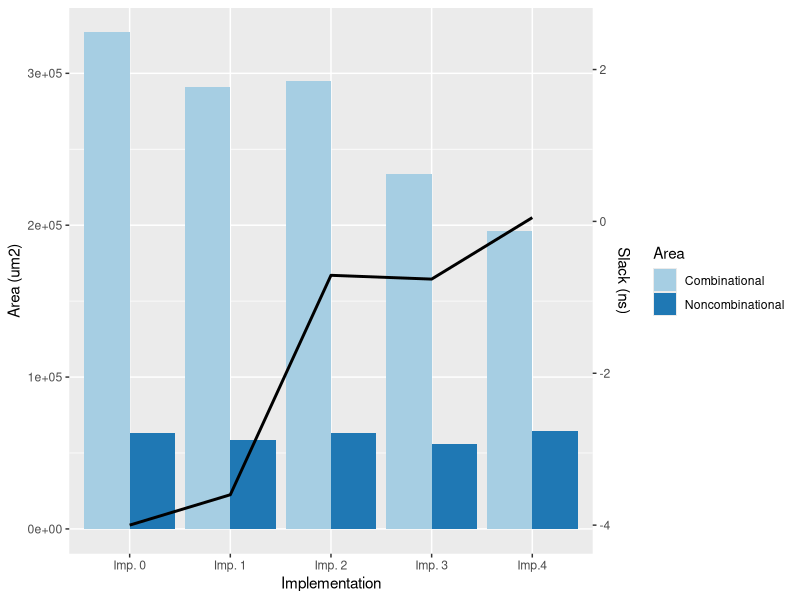
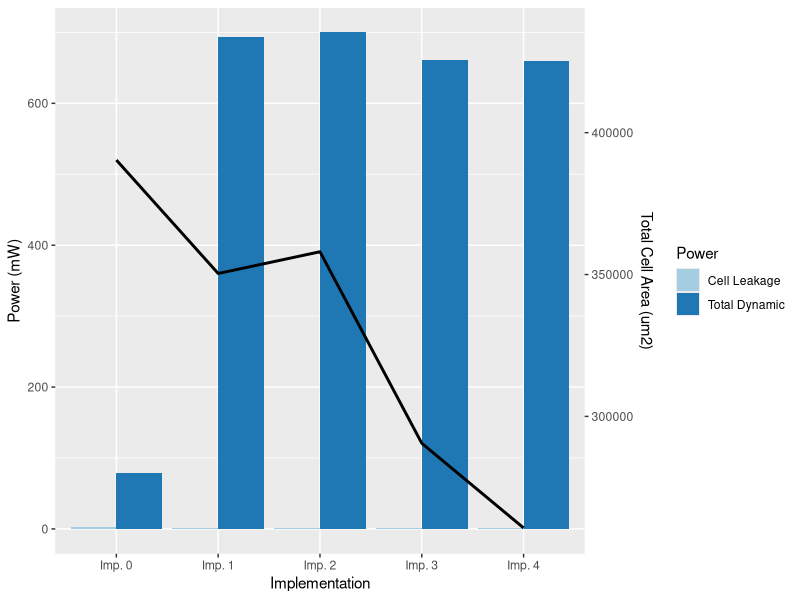

Generate these figures, in order, with R:
# library
library(readxl)
library(ggplot2)
library(RColorBrewer)
#library(latex2exp)
#library(tikzDevice)

areaTiempo <- read_excel("areaTiempo.xlsx")
powerArea  <- read_excel("powerArea.xlsx")

WNS_100 <- areaTiempo$Slack
LUT_100 <- areaTiempo$CombinationalArea
FF_100  <- areaTiempo$NoncombinationalArea

WNS_200 <- powerArea$TotalCellArea
LUT_200 <- powerArea$TotalDynamicPower
FF_200  <- powerArea$CellLeakagePower

# Area-Tiempo
# create a dataset
Arquitectura = c(rep(c("Imp. 0","Imp. 1","Imp. 2","Imp. 3","Imp.4"),2))
Area=c(rep("Combinational",5),rep("Noncombinational",5))
Cantidad =c(LUT_100,FF_100)
Cantidad_num <- as.numeric(Cantidad)
data=data.frame(Area,Arquitectura,Cantidad_num,x=1:5,WNS_100)
data_frec= data.frame(x=1:5,WNS_100)

# Grouped
ggplot(data) + geom_bar(aes(fill=Area, y=Cantidad_num, x=Arquitectura),position="dodge", stat="identity") + scale_fill_manual(values=brewer.pal(n = 5, name = "Paired")) +  
  geom_line(aes(x,(5e4*WNS_100+2.05e5)),size = 1) + 
  scale_y_continuous(sec.axis = sec_axis(~./5e4-4.05, name = "Slack (ns)")) +  ylab("Area (um2)") + xlab("Implementation")


#Power-Area
#create a dataset
Arquitectura = c(rep(c("Imp. 0","Imp. 1","Imp. 2","Imp. 3","Imp. 4"),2))
Power=c(rep("Total Dynamic",5),rep("Cell Leakage",5))
Cantidad =c(LUT_200,FF_200)
Cantidad_num <- as.numeric(Cantidad)
data=data.frame(Power,Arquitectura,Cantidad_num,x=1:5,WNS_200)
data_frec= data.frame(x=1:5,WNS_200)

# Grouped
ggplot(data) + geom_bar(aes(fill=Power, y=Cantidad_num, x=Arquitectura),position="dodge", stat="identity") + scale_fill_manual(values=brewer.pal(n = 5, name = "Paired")) +  
  geom_line(aes(x,(0.004*WNS_200-1040)),size = 1) + 
  scale_y_continuous(sec.axis = sec_axis(~./0.004+260340, name = "Total Cell Area (um2)"))  +  ylab("Power (mW)") + xlab("Implementation")
